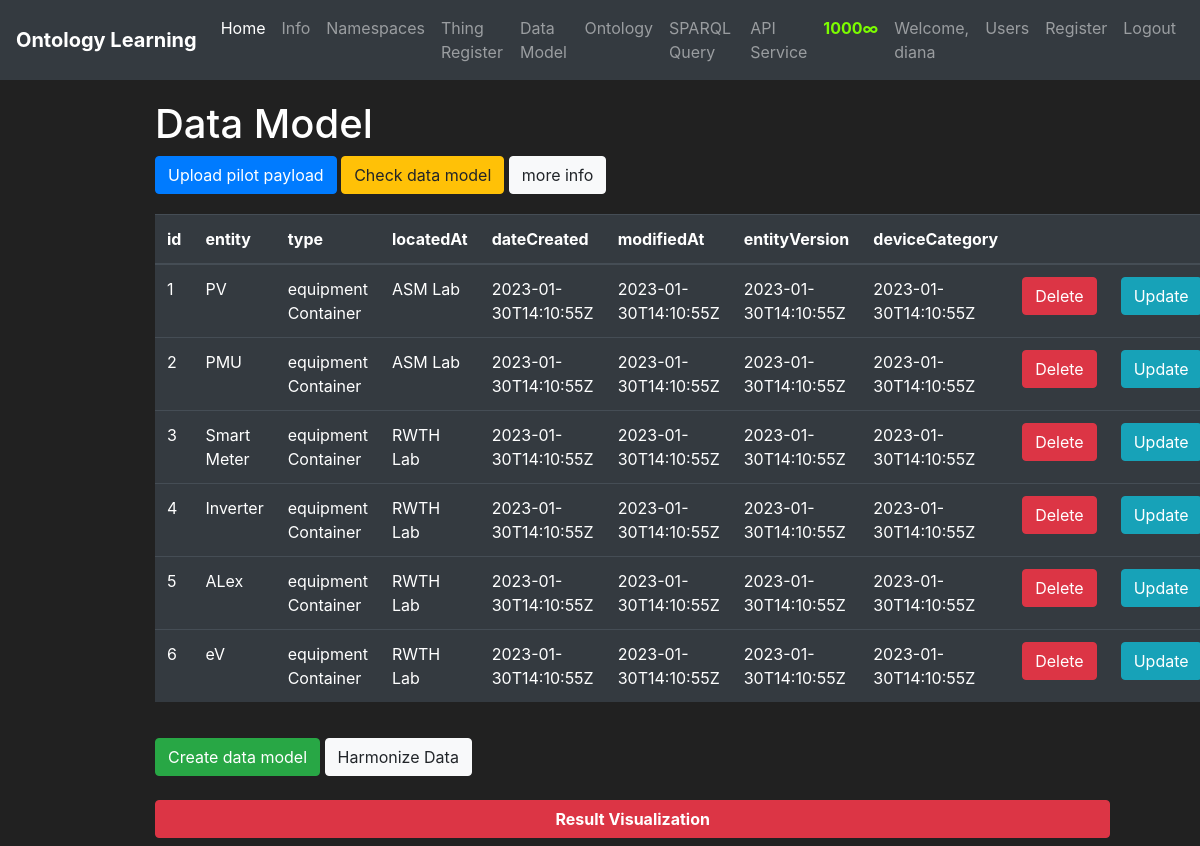
/datamodel (signed in), run on an earlier commit of the app's database.
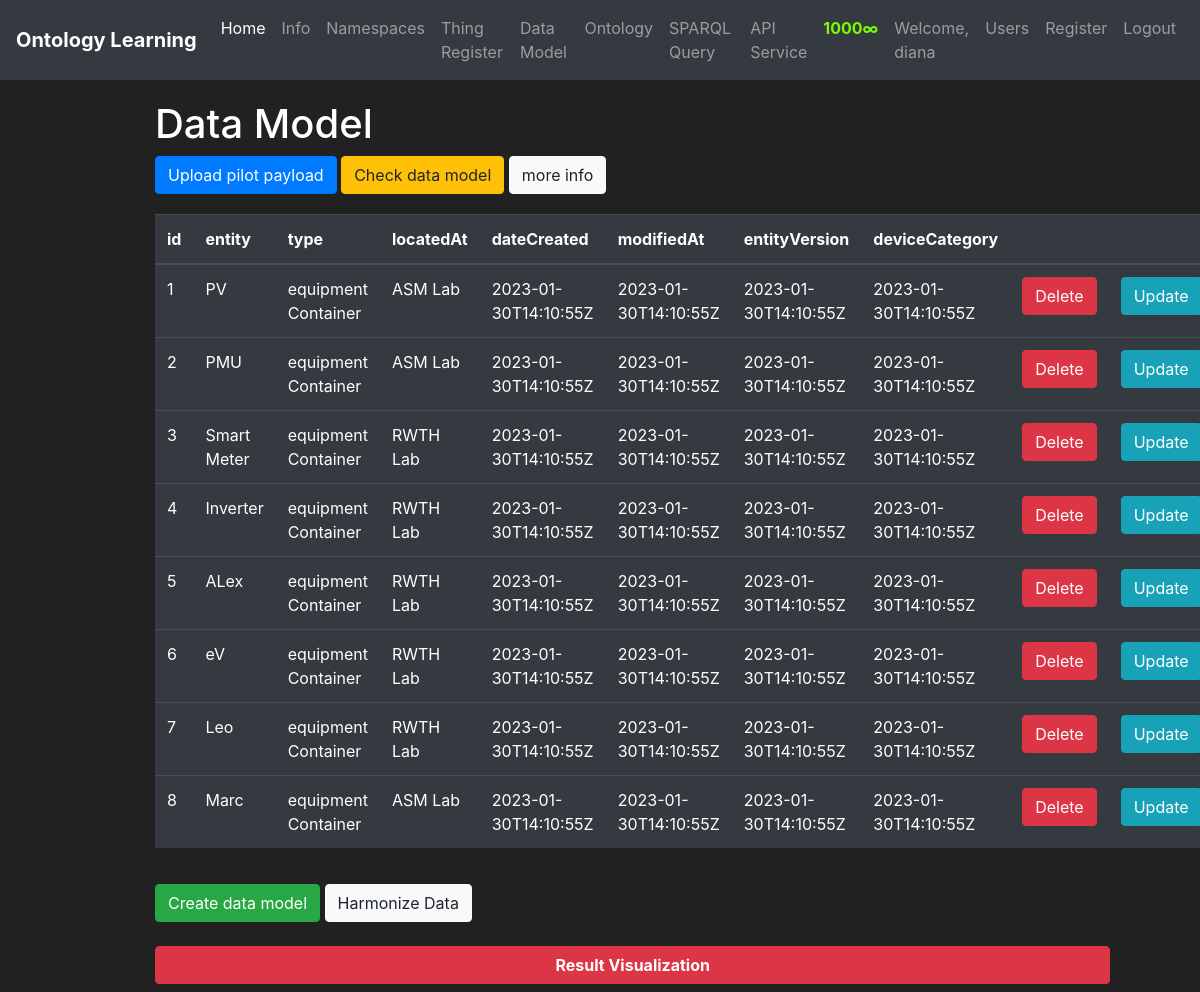
And on a later commit of the database.
### ontoML/models.py (models this page shows, shortened)
class User(db.Model, UserMixin):
    id = db.Column(db.Integer(), primary_key=True)
    username = db.Column(db.String(length=30), nullable=False, unique=True)
    email_address = db.Column(db.String(length=50), nullable=False, unique=True)
    password_hash = db.Column(db.String(length=60), nullable=False)
    budget = db.Column(db.Integer(), nullable=False, default=1)
    items = db.relationship('Item', backref='owned_user', lazy=True)
    @property
    def password(self):
        return self.password
    @property
    def prettier_budget(self):
        if len(str(self.budget)) > 4:
            return f'{str(self.budget)[:-3]}, {str(self.budget)[-3:]}∞'
        else:
            return f"{self.budget}∞"

class Item(db.Model):
    id = db.Column(db.Integer(), primary_key=True)
    entityname = db.Column(db.String(length=30), nullable=False, unique=True)
    type = db.Column(db.String(length=30), nullable=False)
    locatedat = db.Column(db.String(length=25), nullable=False)
    datecreated = db.Column(db.String(length=25), nullable=False)
    modifiedat = db.Column(db.String(length=25), nullable=False)
    entityversion = db.Column(db.Integer(), nullable=False)
    devicecategory = db.Column(db.String(length=15), nullable=False)
    owner = db.Column(db.Integer(), db.ForeignKey('user.id'))

### ontoML/routes.py (the view)
@app.route("/datamodel")
@login_required
def datamodel_page():
    try:
        items = Item.query.all()
        return render_template('dataModel.html', items=items)
    except:
        flash('No item database table found!', category='danger')
        return redirect(url_for('entityRegister_page'))

### ontoML/models.py (called while the page is built)
@loging_manager.user_loader
def load_user(user_id):
    return User.query.get(int(user_id))

### ontoML/templates/dataModel.html (shortened to what this page needs)
{% extends 'base.html'%}
{% block content %}
<div class="row" style="margin-top:20px; margin-left:140px">
    <div class="col-11">
         <h1>Data Model</h1>
         <td>
             <button class="btn btn-outline btn-primary">Upload pilot payload</button>
         </td>
         <td>
             <button class="btn btn-outline btn-warning">Check data model</button>
         </td>
         <td>
             <button class="btn btn-outline btn-light" data-toggle="modal" data-target="#Modal-MoreInfo">more info</button>
         </td>
    </div>
</div>
<div class="row" style="margin-top:20px; margin-left:140px">
    <div class="col-11">
        <table class="table table-hover table-dark">
           <thead>
               <tr>
                   <th scope="col">id</th>
                   <th scope="col">entity</th>
                   <th scope="col">type</th>
                   <th scope="col">locatedAt</th>
                   <th scope="col">dateCreated</th>
                   <th scope="col">modifiedAt</th>
                   <th scope="col">entityVersion</th>
                   <th scope="col">deviceCategory
                   <th scope="col"></th>
                   <th scope="col"></th>
               </tr>
           </thead>
           <tbody>
                   {% for item in items %}
                       <tr>
                           <td>{{ item.id }}</td>
                           <td>{{ item.entityname }}</td>
                           <td>{{ item.type }}</td>
                           <td>{{ item.locatedat }}</td>
                           <td>{{ item.datecreated }}</td>
                           <td>{{ item.modifiedat }}</td>
                           <td>{{ item.entityversion }}</td>
                           <td>{{ item.devicecategory }}</td>
                           <td>
                               <button class="btn btn-outline btn-danger">Delete</button>
                           </td>
                           <td>
                               <button class="btn btn-outline btn-info">Update</button>
                           </td>
                       </tr>
                   {% endfor %}
           </tbody>
        </table>
    </div>
</div>
<div class="row" style="margin-top:20px; margin-left:140px">
    <div class="col-11">
      <div class="content">
           <td>
               <button class="btn btn-outline btn-success">Create data model</button>
           </td>
           <td>
               <button class="btn btn-outline btn-light">Harmonize Data</button>
           </td>
           <br>
           <br>
           <h2 class="btn btn-block btn-outline btn-danger"> <strong>Result Visualization</strong></h2>
      </div>
    </div>
</div>
{% endblock %}

### ontoML/templates/base.html (shortened to what this page needs)
<!doctype html>
<html lang="en">
   <head>
      <link rel="stylesheet" href="https://cdn.jsdelivr.net/npm/bootstrap@4.5.3/dist/css/bootstrap.min.css">
   </head>
   <body>
        <nav class="navbar navbar-expand-md navbar-dark bg-dark">
          <a class="navbar-brand" href="{{ url_for('home_page') }}"><Strong>Ontology Learning</Strong></a>
          <div class="collapse navbar-collapse" id="navbarNav">
            <ul class="navbar-nav mr-auto">
                <li class="nav-item active">
                    <a class="nav-link" href="{{ url_for('home_page') }}">Home <span class="sr-only">(current)</span></a>
                </li>
                 <li class="nav-item">
                    <a class="nav-link" href="{{ url_for('info_page') }}">Info</a>
                </li>
                <li class="nav-item">
                    <a class="nav-link" href="{{ url_for('namespaces_page') }}">Namespaces</a>
                </li>
                 <li class="nav-item">
                    <a class="nav-link" href="{{ url_for('entityRegister_page') }}">Thing Register</a>
                </li>
                 <li class="nav-item">
                    <a class="nav-link" href="{{ url_for('datamodel_page') }}">Data Model</a>
                </li>
                <li class="nav-item">
                    <a class="nav-link" href="{{ url_for('ontology_page') }}">Ontology</a>
                </li>
                <li class="nav-item">
                    <a class="nav-link" href="{{ url_for('sparqlquery_page') }}">SPARQL Query</a>
                </li>
                <li class="nav-item">
                    <a class="nav-link" href="{{ url_for('api_page') }}">API Service</a>
                </li>
            </ul>
              {% if current_user.is_authenticated %}
                 <ul class="navbar-nav">
                     <li class="nav-item">
                         <a class="nav-link" style="color: lawngreen; font-weight: bold">
                             {{ current_user.prettier_budget }}
                         </a>
                     </li>
                     <li class="nav-item">
                         <a class="nav-link">Welcome, {{ current_user.username }}</a>
                     </li>
                      <li class="nav-item">
                         <a class="nav-link" href="{{ url_for('users_page')}}">Users</a>
                     </li>
                      <li class="nav-item">
                         <a class="nav-link" href="{{ url_for('userRegister_page') }}">Register</a>
                     </li>
                     <li class="nav-item">
                         <a class="nav-link" href="{{ url_for('logout_page') }}">Logout</a>
                     </li>
                 </ul>
              {% endif %}
          </div>
        </nav>
        {% block content %}
        {% endblock %}
   </body>
</html>

### ontoML/templates/base.html (style rules this page uses)
body { background-color: #212121; color: white }

What changed in the data, as far as the page shows it:
added Item: id "7", entityname "Leo", type "equipment Container", locatedat "RWTH Lab", datecreated "2023-01-30T14:10:55Z", modifiedat "2023-01-30T14:10:55Z", entityversion "2023-01-30T14:10:55Z", devicecategory "2023-01-30T14:10:55Z"
added Item: id "8", entityname "Marc", type "equipment Container", locatedat "ASM Lab", datecreated "2023-01-30T14:10:55Z", modifiedat "2023-01-30T14:10:55Z", entityversion "2023-01-30T14:10:55Z", devicecategory "2023-01-30T14:10:55Z"
